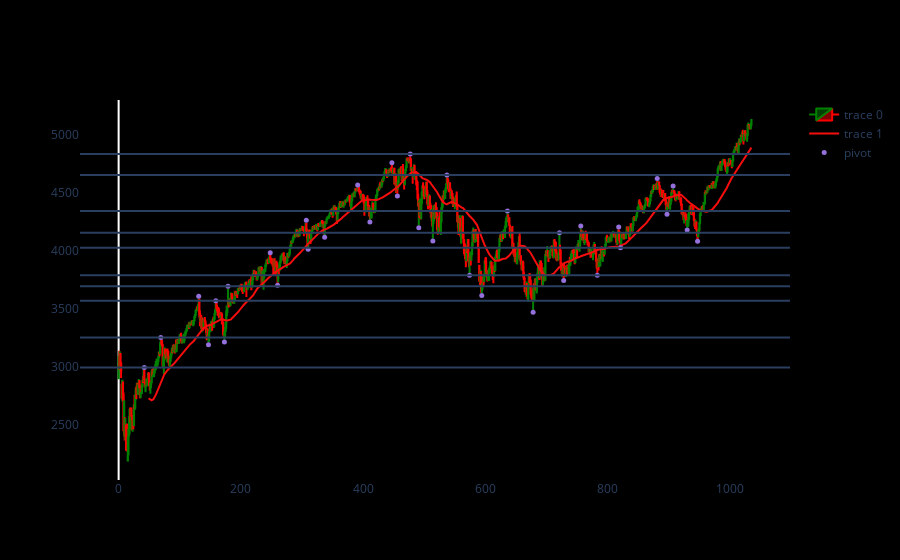

Notebook source saved alongside this figure:
### Code cell
df2 = df
fig2 = go.Figure(
    data=[go.Candlestick(
            x=df2.index,
            open=df2['open'],
            high=df2['high'],
            low=df2['low'],
            close=df2['close'],
            increasing_line_color= 'green', 
            decreasing_line_color= 'red')
        ]
)
fig2.add_trace(go.Scatter(x=df2.index, y=df2["MA50"], mode="lines", line=dict(color="#F50E0E"))) # RED

fig2.add_scatter(x=df2.index, y=df2['pointpos'], mode="markers",
                marker=dict(size=5, color="MediumPurple"),
                name="pivot")

for k in keyZonesMinMaxFlattened:
    fig2.add_hline(y=k)

fig2.update_layout(xaxis_rangeslider_visible=False)
fig2.update_xaxes(showgrid=False)
fig2.update_yaxes(showgrid=False)
fig2.update_layout(paper_bgcolor='black', plot_bgcolor='black')

fig2

### Figure 1 — Plotly figure (JSON) as saved in the notebook; plotly's stock layout.template omitted (floating-point values rounded to 4 significant figures; data arrays with more than 128 entries replaced by an {"elided": "..."} marker saying what was removed)
{"data": [{"close": {"elided": "1036 float values"}, "decreasing": {"line": {"color": "red"}}, "high": {"elided": "1036 float values"}, "increasing": {"line": {"color": "green"}}, "low": {"elided": "1036 float values"}, "open": {"elided": "1036 float values"}, "type": "candlestick", "x": {"elided": "1036 int values"}}, {"line": {"color": "#F50E0E"}, "mode": "lines", "type": "scatter", "x": {"elided": "1036 int values"}, "y": {"elided": "1036 float values"}}, {"marker": {"color": "MediumPurple", "size": 5}, "mode": "markers", "name": "pivot", "type": "scatter", "x": {"elided": "1036 int values"}, "y": {"elided": "1036 float values"}}], "layout": {"paper_bgcolor": "black", "plot_bgcolor": "black", "shapes": [{"type": "line", "x0": 0, "x1": 1, "xref": "x domain", "y0": 4838.0, "y1": 4838.0, "yref": "y"}, {"type": "line", "x0": 0, "x1": 1, "xref": "x domain", "y0": 4657.0, "y1": 4657.0, "yref": "y"}, {"type": "line", "x0": 0, "x1": 1, "xref": "x domain", "y0": 4345.0, "y1": 4345.0, "yref": "y"}, {"type": "line", "x0": 0, "x1": 1, "xref": "x domain", "y0": 4159.0, "y1": 4159.0, "yref": "y"}, {"type": "line", "x0": 0, "x1": 1, "xref": "x domain", "y0": 4028.0, "y1": 4028.0, "yref": "y"}, {"type": "line", "x0": 0, "x1": 1, "xref": "x domain", "y0": 3790, "y1": 3790, "yref": "y"}, {"type": "line", "x0": 0, "x1": 1, "xref": "x domain", "y0": 3694.0, "y1": 3694.0, "yref": "y"}, {"type": "line", "x0": 0, "x1": 1, "xref": "x domain", "y0": 3570.0, "y1": 3570.0, "yref": "y"}, {"type": "line", "x0": 0, "x1": 1, "xref": "x domain", "y0": 3253.0, "y1": 3253.0, "yref": "y"}, {"type": "line", "x0": 0, "x1": 1, "xref": "x domain", "y0": 2993.0, "y1": 2993.0, "yref": "y"}], "xaxis": {"rangeslider": {"visible": false}, "showgrid": false}, "yaxis": {"showgrid": false}}}
